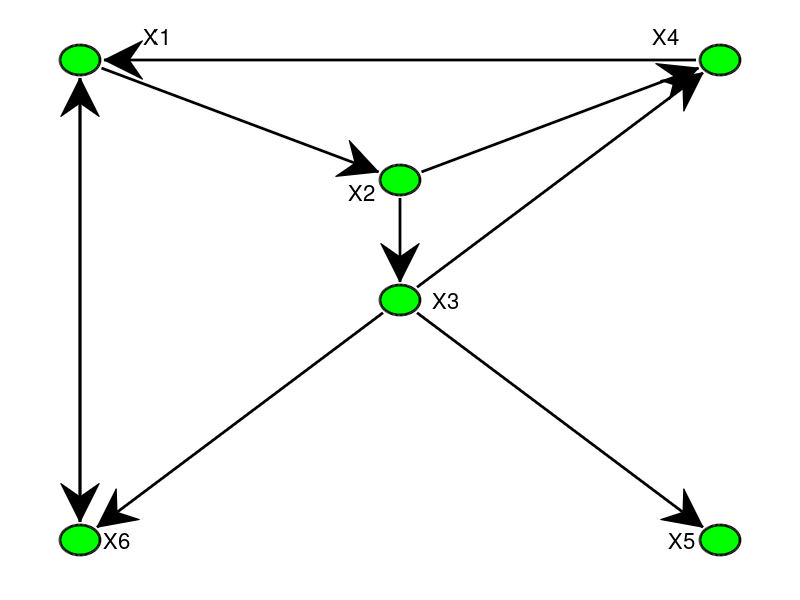

Reproduce this figure in MATLAB. (Note: this script raises an error after producing the figure.)
function pagerankDemoGui
%PMTKslow
%PMTKinteractive
% PAGERANKDEMO draws the 6-node "tiny web" in Section 2.11 of "Numerical
% Computing with MATLAB", by Cleve Moler, SIAM, 2004.  It then simulates the
% computation of Google's PageRank algorithm, by randomly selecting links to
% traverse.  If a link is traversed, the edge and the target node are displayed
% in red.  If the "random surfer" jumps to an arbitrary page, the target node
% is displayed in blue.  The number of hits at each node, and the page rank
% (in %) are displayed % on each node.  Note that after a large number of
% steps, the PageRanks (in percentages) converge to the values given in Section
% 2.11 of Moler (alpha: .321, sigma: .2007, beta: .1705, delta: .1368,
% gamma: .1066, rho: .0643).  See http://www.mathworks.com/moler for more
% details (the pagerank M-file, in particular).
%
% Note that this method is NOT how the PageRank is actually computed.  Instead
% the eigenvalue problem A*x=x is solved for x, where A is the Markov
% transition matrix, A = p*G*D + e*z', where G is the binary matrix used here.
% The method here is a simplistic random-hopping demonstration of the Markov
% process, to motivate the A*x=x formulation of the problem.  In this example,
% A does control how the transitions are made, but the matrix A is not formed
% explicitly.
%
% This demo only operates on a single graph.  It is meant as a simple demo
% only, suitable for in-class use.  To compute the PageRanks for an arbitrary
% graph, use pagerank.m, or the power method (repeat x=A*x until convergence,
% where A is the Markov transition matrix of the web).
%
% Example:
%   pagerankdemo
%
% See also pagerank
%
% I suggest single-stepping a dozen times or so to see the link traversal in
% process, and then type "1000".  Hit control-C to quit.
%
% Copyright 2007, Tim Davis, University of Florida

% Modifed by Kevin Murphy 26 Nov 97: I just changed the node names
% to numbers, for brevity and ease of comparison to entries in the matrix/vector

% Initial graph
Graph = graphinit ;
rand ('state', 0) ;
n = size (Graph.G, 1) ;

help pagerankdemo

% initialize the page counts
hits = zeros (1,n) ;
oldwhere = 1 ;
where = 1 ;
hits (where) = 1 ;
set (Graph.node (where), 'FaceColor', [0 0 1]) ;

p = 0.85 ;		% probability a link will be followed
c = sum (Graph.G) ;	% outgoing degree

links = cell (1,n) ;
for k = 1:n
    links {k} = find (Graph.G (:,k)) ;
end

follow_link = 0 ;
printPmtkFigure('smallwebMoler');
input ('hit enter to start at node alpha: ') ;

% write the stats to the figure
set (Graph.nodelabel (where), 'string', ...
	sprintf ('%s %d (%3.1f%%)', Graph.nodes {where}, hits (where), ...
	100 * hits (where) / sum (hits))) ;

input ('hit enter to take one step: ') ;
steps = 1 ;

% repeat
while (1)

    % clear the old color and old arrow
    set (Graph.node (where), 'FaceColor', [0 1 0]) ;
    if (follow_link)
	set (Graph.arrows (where,oldwhere), 'LineWidth', 2) ;
	set (Graph.arrows (where,oldwhere), 'Color', [0 0 0]) ;
    end

    % determine where to go to next
    oldwhere = where ;
    if (c (where) == 0 || rand > p)
	% no outgoing links, or ignore the links
	follow_link = 0 ;
	where = floor (n * rand + 1) ;
	set (Graph.node (where), 'FaceColor', [0 0 1]) ;
    else
	% move along the link
	follow_link = 1 ;
	where = links{where}(floor (c (where) * rand + 1)) ;
	set (Graph.node (where), 'FaceColor', [1 0 0]) ;
	set (Graph.arrows (where,oldwhere), 'LineWidth', 5) ;
	set (Graph.arrows (where,oldwhere), 'Color', [1 0 0]) ;
    end

    % increment the hit count
    hits (where) = hits (where) + 1 ;

    % write the stats to the figure
    for k = 1:n
	set (Graph.nodelabel (k), 'string', ...
	sprintf ('%s %d (%3.1f%%)', Graph.nodes {k}, hits (k), ...
	100 * hits (k) / sum (hits))) ;
    end

    drawnow

    % go the next step
    steps = steps - 1 ;
    if (steps <= 0)
        steps = input ...
	    ('number of steps to make (default 1, control-C to quit): ') ;
	if (steps == 0)
	    break ;
	end
	if (isempty (steps))
	    steps = 1 ;
	end
    end

end
end
%-------------------------------------------------------------------------------

function Graph = graphinit
% GRAPHINIT create the tiny-web example in Moler, section 2.11, and draw it.
% Example
%   G = graphinit ;

figure (1)
clf

nodes = { 'X1', 'X2', 'X3', 'X4', 'X5', 'X6' } ;

xy = [
0 4
1 3
1 2
2 4
2 0
0 0
] ;

x = xy (:,1) ;
y = xy (:,2) ;

% scale x and y to be in the range 0.1 to 0.9
x = 0.8 * x / 2 + .1 ;
y = 0.8 * y / 4 + .1 ;
xy = [x y] ;

xy_delta = [
 .08 .04 0
-.03 -.02 -1
 .04  0   0
-.05  .04 -1
-.03  0  -1
 .03  0   0
] ;

xd = xy_delta (:,1) ;
yd = xy_delta (:,2) ;
tjust = xy_delta (:,3) ;

G = [
0 0 0 1 0 1
1 0 0 0 0 0
0 1 0 0 0 0
0 1 1 0 0 0
0 0 1 0 0 0
1 0 1 0 0 0 ] ;

clf

n = size (G,1) ;

axes ('Position', [0 0 1 1], 'Visible', 'off') ;

node = zeros (n,1) ;
nodelabel = zeros (n,1) ;
for k = 1:n
    node (k) = annotation ('ellipse', [x(k)-.025 y(k)-.025 .05 .05]) ;
    set (node (k), 'LineWidth', 2) ;
    set (node (k), 'FaceColor', [0 1 0]) ;
    nodelabel (k) = text (x (k) + xd (k), y (k) + yd (k), nodes {k}, ...
	'Units', 'normalized', 'FontSize', 16) ;
    if (tjust (k) < 0) 
	set (nodelabel (k), 'HorizontalAlignment', 'right') ;
    end
end


axis off

% Yes, I realize that this is overkill; arrows should be sparse.
% This example is not meant for large graphs.
arrows = zeros (n,n) ;

[i j] = find (G) ;
for k = 1:length (i)
    % get the center of the two nodes
    figx = [x(j(k)) x(i(k))] ;
    figy = [y(j(k)) y(i(k))] ;
%   [figx figy] = dsxy2figxy (gca, axx, axy);
    % shorten the arrows by s units at each end
    s = 0.03 ;
    len = sqrt (diff (figx)^2 + diff (figy)^2) ;
    fy (1) = diff (figy) * (s/len) + figy(1) ;
    fy (2) = diff (figy) * (1-s/len) + figy(1) ;
    fx (1) = diff (figx) * (s/len) + figx(1) ;
    fx (2) = diff (figx) * (1-s/len) + figx(1) ;
    arrows (i(k),j(k)) = annotation ('arrow', fx, fy) ;
    set (arrows (i(k),j(k)), 'LineWidth', 2) ;
    set (arrows (i(k),j(k)), 'HeadLength', 20) ;
    set (arrows (i(k),j(k)), 'HeadWidth', 20) ;
end

Graph.G = G ;
Graph.nodes = nodes ;
Graph.node = node ;
Graph.xy = xy ;
Graph.xy_delta = xy_delta ;
Graph.nodelabel = nodelabel ;
Graph.arrows = arrows ;

end
